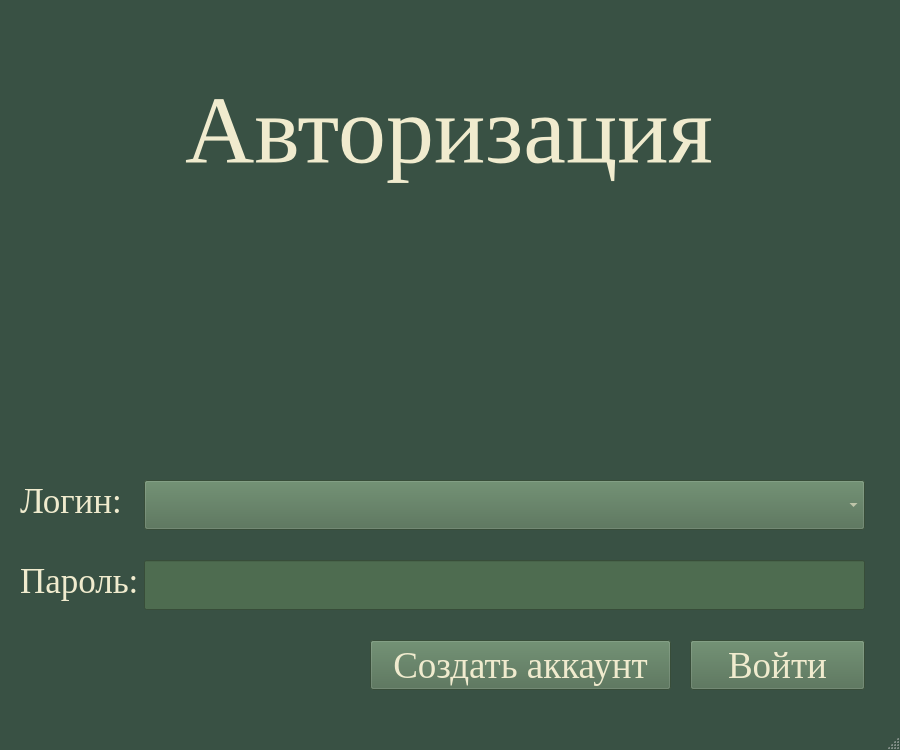
<?xml version="1.0" encoding="UTF-8"?>
<ui version="4.0">
 <class>MainWindow</class>
 <widget class="QMainWindow" name="MainWindow">
  <property name="geometry">
   <rect>
    <x>0</x>
    <y>0</y>
    <width>900</width>
    <height>750</height>
   </rect>
  </property>
  <property name="palette">
   <palette>
    <active>
     <colorrole role="WindowText">
      <brush brushstyle="SolidPattern">
       <color alpha="255">
        <red>240</red>
        <green>235</green>
        <blue>206</blue>
       </color>
      </brush>
     </colorrole>
     <colorrole role="Text">
      <brush brushstyle="SolidPattern">
       <color alpha="255">
        <red>240</red>
        <green>235</green>
        <blue>206</blue>
       </color>
      </brush>
     </colorrole>
     <colorrole role="Base">
      <brush brushstyle="SolidPattern">
       <color alpha="255">
        <red>255</red>
        <green>255</green>
        <blue>255</blue>
       </color>
      </brush>
     </colorrole>
     <colorrole role="Window">
      <brush brushstyle="SolidPattern">
       <color alpha="255">
        <red>57</red>
        <green>81</green>
        <blue>68</blue>
       </color>
      </brush>
     </colorrole>
     <colorrole role="PlaceholderText">
      <brush brushstyle="NoBrush">
       <color alpha="128">
        <red>240</red>
        <green>235</green>
        <blue>206</blue>
       </color>
      </brush>
     </colorrole>
    </active>
    <inactive>
     <colorrole role="WindowText">
      <brush brushstyle="SolidPattern">
       <color alpha="255">
        <red>240</red>
        <green>235</green>
        <blue>206</blue>
       </color>
      </brush>
     </colorrole>
     <colorrole role="Text">
      <brush brushstyle="SolidPattern">
       <color alpha="255">
        <red>240</red>
        <green>235</green>
        <blue>206</blue>
       </color>
      </brush>
     </colorrole>
     <colorrole role="Base">
      <brush brushstyle="SolidPattern">
       <color alpha="255">
        <red>255</red>
        <green>255</green>
        <blue>255</blue>
       </color>
      </brush>
     </colorrole>
     <colorrole role="Window">
      <brush brushstyle="SolidPattern">
       <color alpha="255">
        <red>57</red>
        <green>81</green>
        <blue>68</blue>
       </color>
      </brush>
     </colorrole>
     <colorrole role="PlaceholderText">
      <brush brushstyle="NoBrush">
       <color alpha="128">
        <red>240</red>
        <green>235</green>
        <blue>206</blue>
       </color>
      </brush>
     </colorrole>
    </inactive>
    <disabled>
     <colorrole role="WindowText">
      <brush brushstyle="SolidPattern">
       <color alpha="255">
        <red>120</red>
        <green>120</green>
        <blue>120</blue>
       </color>
      </brush>
     </colorrole>
     <colorrole role="Text">
      <brush brushstyle="SolidPattern">
       <color alpha="255">
        <red>120</red>
        <green>120</green>
        <blue>120</blue>
       </color>
      </brush>
     </colorrole>
     <colorrole role="Base">
      <brush brushstyle="SolidPattern">
       <color alpha="255">
        <red>57</red>
        <green>81</green>
        <blue>68</blue>
       </color>
      </brush>
     </colorrole>
     <colorrole role="Window">
      <brush brushstyle="SolidPattern">
       <color alpha="255">
        <red>57</red>
        <green>81</green>
        <blue>68</blue>
       </color>
      </brush>
     </colorrole>
     <colorrole role="PlaceholderText">
      <brush brushstyle="NoBrush">
       <color alpha="128">
        <red>240</red>
        <green>235</green>
        <blue>206</blue>
       </color>
      </brush>
     </colorrole>
    </disabled>
   </palette>
  </property>
  <property name="font">
   <font>
    <family>Times New Roman</family>
    <pointsize>20</pointsize>
   </font>
  </property>
  <property name="windowTitle">
   <string>Авторизация</string>
  </property>
  <widget class="QWidget" name="centralwidget">
   <widget class="QPushButton" name="pushButton_2">
    <property name="geometry">
     <rect>
      <x>370</x>
      <y>640</y>
      <width>301</width>
      <height>50</height>
     </rect>
    </property>
    <property name="font">
     <font>
      <family>Times New Roman</family>
      <pointsize>28</pointsize>
     </font>
    </property>
    <property name="styleSheet">
     <string notr="true">background-color: rgb(78, 108, 80); 
color: rgb(240, 235, 206);</string>
    </property>
    <property name="text">
     <string>Создать аккаунт</string>
    </property>
   </widget>
   <widget class="QComboBox" name="comboBox">
    <property name="geometry">
     <rect>
      <x>144</x>
      <y>480</y>
      <width>721</width>
      <height>50</height>
     </rect>
    </property>
    <property name="palette">
     <palette>
      <active>
       <colorrole role="WindowText">
        <brush brushstyle="SolidPattern">
         <color alpha="255">
          <red>240</red>
          <green>235</green>
          <blue>206</blue>
         </color>
        </brush>
       </colorrole>
       <colorrole role="Button">
        <brush brushstyle="SolidPattern">
         <color alpha="255">
          <red>78</red>
          <green>108</green>
          <blue>80</blue>
         </color>
        </brush>
       </colorrole>
       <colorrole role="Text">
        <brush brushstyle="SolidPattern">
         <color alpha="255">
          <red>240</red>
          <green>235</green>
          <blue>206</blue>
         </color>
        </brush>
       </colorrole>
       <colorrole role="BrightText">
        <brush brushstyle="SolidPattern">
         <color alpha="255">
          <red>89</red>
          <green>69</green>
          <blue>69</blue>
         </color>
        </brush>
       </colorrole>
       <colorrole role="ButtonText">
        <brush brushstyle="SolidPattern">
         <color alpha="255">
          <red>240</red>
          <green>235</green>
          <blue>206</blue>
         </color>
        </brush>
       </colorrole>
       <colorrole role="Base">
        <brush brushstyle="SolidPattern">
         <color alpha="255">
          <red>78</red>
          <green>108</green>
          <blue>80</blue>
         </color>
        </brush>
       </colorrole>
       <colorrole role="Window">
        <brush brushstyle="SolidPattern">
         <color alpha="255">
          <red>78</red>
          <green>108</green>
          <blue>80</blue>
         </color>
        </brush>
       </colorrole>
       <colorrole role="Shadow">
        <brush brushstyle="SolidPattern">
         <color alpha="255">
          <red>240</red>
          <green>235</green>
          <blue>206</blue>
         </color>
        </brush>
       </colorrole>
       <colorrole role="Highlight">
        <brush brushstyle="SolidPattern">
         <color alpha="255">
          <red>78</red>
          <green>108</green>
          <blue>80</blue>
         </color>
        </brush>
       </colorrole>
       <colorrole role="HighlightedText">
        <brush brushstyle="SolidPattern">
         <color alpha="255">
          <red>89</red>
          <green>69</green>
          <blue>69</blue>
         </color>
        </brush>
       </colorrole>
       <colorrole role="PlaceholderText">
        <brush brushstyle="NoBrush">
         <color alpha="128">
          <red>240</red>
          <green>235</green>
          <blue>206</blue>
         </color>
        </brush>
       </colorrole>
      </active>
      <inactive>
       <colorrole role="WindowText">
        <brush brushstyle="SolidPattern">
         <color alpha="255">
          <red>240</red>
          <green>235</green>
          <blue>206</blue>
         </color>
        </brush>
       </colorrole>
       <colorrole role="Button">
        <brush brushstyle="SolidPattern">
         <color alpha="255">
          <red>78</red>
          <green>108</green>
          <blue>80</blue>
         </color>
        </brush>
       </colorrole>
       <colorrole role="Text">
        <brush brushstyle="SolidPattern">
         <color alpha="255">
          <red>240</red>
          <green>235</green>
          <blue>206</blue>
         </color>
        </brush>
       </colorrole>
       <colorrole role="BrightText">
        <brush brushstyle="SolidPattern">
         <color alpha="255">
          <red>89</red>
          <green>69</green>
          <blue>69</blue>
         </color>
        </brush>
       </colorrole>
       <colorrole role="ButtonText">
        <brush brushstyle="SolidPattern">
         <color alpha="255">
          <red>240</red>
          <green>235</green>
          <blue>206</blue>
         </color>
        </brush>
       </colorrole>
       <colorrole role="Base">
        <brush brushstyle="SolidPattern">
         <color alpha="255">
          <red>78</red>
          <green>108</green>
          <blue>80</blue>
         </color>
        </brush>
       </colorrole>
       <colorrole role="Window">
        <brush brushstyle="SolidPattern">
         <color alpha="255">
          <red>78</red>
          <green>108</green>
          <blue>80</blue>
         </color>
        </brush>
       </colorrole>
       <colorrole role="Shadow">
        <brush brushstyle="SolidPattern">
         <color alpha="255">
          <red>105</red>
          <green>105</green>
          <blue>105</blue>
         </color>
        </brush>
       </colorrole>
       <colorrole role="Highlight">
        <brush brushstyle="SolidPattern">
         <color alpha="255">
          <red>78</red>
          <green>108</green>
          <blue>80</blue>
         </color>
        </brush>
       </colorrole>
       <colorrole role="HighlightedText">
        <brush brushstyle="SolidPattern">
         <color alpha="255">
          <red>89</red>
          <green>69</green>
          <blue>69</blue>
         </color>
        </brush>
       </colorrole>
       <colorrole role="PlaceholderText">
        <brush brushstyle="NoBrush">
         <color alpha="128">
          <red>240</red>
          <green>235</green>
          <blue>206</blue>
         </color>
        </brush>
       </colorrole>
      </inactive>
      <disabled>
       <colorrole role="WindowText">
        <brush brushstyle="SolidPattern">
         <color alpha="255">
          <red>240</red>
          <green>235</green>
          <blue>206</blue>
         </color>
        </brush>
       </colorrole>
       <colorrole role="Button">
        <brush brushstyle="SolidPattern">
         <color alpha="255">
          <red>78</red>
          <green>108</green>
          <blue>80</blue>
         </color>
        </brush>
       </colorrole>
       <colorrole role="Text">
        <brush brushstyle="SolidPattern">
         <color alpha="255">
          <red>240</red>
          <green>235</green>
          <blue>206</blue>
         </color>
        </brush>
       </colorrole>
       <colorrole role="BrightText">
        <brush brushstyle="SolidPattern">
         <color alpha="255">
          <red>89</red>
          <green>69</green>
          <blue>69</blue>
         </color>
        </brush>
       </colorrole>
       <colorrole role="ButtonText">
        <brush brushstyle="SolidPattern">
         <color alpha="255">
          <red>240</red>
          <green>235</green>
          <blue>206</blue>
         </color>
        </brush>
       </colorrole>
       <colorrole role="Base">
        <brush brushstyle="SolidPattern">
         <color alpha="255">
          <red>78</red>
          <green>108</green>
          <blue>80</blue>
         </color>
        </brush>
       </colorrole>
       <colorrole role="Window">
        <brush brushstyle="SolidPattern">
         <color alpha="255">
          <red>78</red>
          <green>108</green>
          <blue>80</blue>
         </color>
        </brush>
       </colorrole>
       <colorrole role="Shadow">
        <brush brushstyle="SolidPattern">
         <color alpha="255">
          <red>0</red>
          <green>0</green>
          <blue>0</blue>
         </color>
        </brush>
       </colorrole>
       <colorrole role="Highlight">
        <brush brushstyle="SolidPattern">
         <color alpha="230">
          <red>255</red>
          <green>248</green>
          <blue>234</blue>
         </color>
        </brush>
       </colorrole>
       <colorrole role="HighlightedText">
        <brush brushstyle="SolidPattern">
         <color alpha="255">
          <red>89</red>
          <green>69</green>
          <blue>69</blue>
         </color>
        </brush>
       </colorrole>
       <colorrole role="PlaceholderText">
        <brush brushstyle="NoBrush">
         <color alpha="128">
          <red>240</red>
          <green>235</green>
          <blue>206</blue>
         </color>
        </brush>
       </colorrole>
      </disabled>
     </palette>
    </property>
    <property name="font">
     <font>
      <family>Times New Roman</family>
      <pointsize>28</pointsize>
     </font>
    </property>
    <property name="styleSheet">
     <string notr="true">background-color: rgb(78, 108, 80); 
color: rgb(240, 235, 206);</string>
    </property>
   </widget>
   <widget class="QLabel" name="label">
    <property name="geometry">
     <rect>
      <x>185</x>
      <y>75</y>
      <width>530</width>
      <height>110</height>
     </rect>
    </property>
    <property name="font">
     <font>
      <family>Times New Roman</family>
      <pointsize>72</pointsize>
     </font>
    </property>
    <property name="text">
     <string>Авторизация</string>
    </property>
   </widget>
   <widget class="QLabel" name="label_4">
    <property name="geometry">
     <rect>
      <x>20</x>
      <y>560</y>
      <width>123</width>
      <height>42</height>
     </rect>
    </property>
    <property name="font">
     <font>
      <family>Times New Roman</family>
      <pointsize>26</pointsize>
     </font>
    </property>
    <property name="text">
     <string>Пароль:</string>
    </property>
   </widget>
   <widget class="QLabel" name="label_3">
    <property name="geometry">
     <rect>
      <x>20</x>
      <y>480</y>
      <width>106</width>
      <height>42</height>
     </rect>
    </property>
    <property name="font">
     <font>
      <family>Times New Roman</family>
      <pointsize>26</pointsize>
     </font>
    </property>
    <property name="text">
     <string>Логин:</string>
    </property>
   </widget>
   <widget class="QLineEdit" name="lineEdit">
    <property name="geometry">
     <rect>
      <x>144</x>
      <y>560</y>
      <width>721</width>
      <height>50</height>
     </rect>
    </property>
    <property name="palette">
     <palette>
      <active>
       <colorrole role="WindowText">
        <brush brushstyle="SolidPattern">
         <color alpha="255">
          <red>240</red>
          <green>235</green>
          <blue>206</blue>
         </color>
        </brush>
       </colorrole>
       <colorrole role="Button">
        <brush brushstyle="SolidPattern">
         <color alpha="255">
          <red>78</red>
          <green>108</green>
          <blue>80</blue>
         </color>
        </brush>
       </colorrole>
       <colorrole role="Text">
        <brush brushstyle="SolidPattern">
         <color alpha="255">
          <red>240</red>
          <green>235</green>
          <blue>206</blue>
         </color>
        </brush>
       </colorrole>
       <colorrole role="ButtonText">
        <brush brushstyle="SolidPattern">
         <color alpha="255">
          <red>240</red>
          <green>235</green>
          <blue>206</blue>
         </color>
        </brush>
       </colorrole>
       <colorrole role="Base">
        <brush brushstyle="SolidPattern">
         <color alpha="255">
          <red>78</red>
          <green>108</green>
          <blue>80</blue>
         </color>
        </brush>
       </colorrole>
       <colorrole role="Window">
        <brush brushstyle="SolidPattern">
         <color alpha="255">
          <red>78</red>
          <green>108</green>
          <blue>80</blue>
         </color>
        </brush>
       </colorrole>
       <colorrole role="Highlight">
        <brush brushstyle="SolidPattern">
         <color alpha="255">
          <red>255</red>
          <green>230</green>
          <blue>230</blue>
         </color>
        </brush>
       </colorrole>
       <colorrole role="PlaceholderText">
        <brush brushstyle="NoBrush">
         <color alpha="128">
          <red>240</red>
          <green>235</green>
          <blue>206</blue>
         </color>
        </brush>
       </colorrole>
      </active>
      <inactive>
       <colorrole role="WindowText">
        <brush brushstyle="SolidPattern">
         <color alpha="255">
          <red>240</red>
          <green>235</green>
          <blue>206</blue>
         </color>
        </brush>
       </colorrole>
       <colorrole role="Button">
        <brush brushstyle="SolidPattern">
         <color alpha="255">
          <red>78</red>
          <green>108</green>
          <blue>80</blue>
         </color>
        </brush>
       </colorrole>
       <colorrole role="Text">
        <brush brushstyle="SolidPattern">
         <color alpha="255">
          <red>240</red>
          <green>235</green>
          <blue>206</blue>
         </color>
        </brush>
       </colorrole>
       <colorrole role="ButtonText">
        <brush brushstyle="SolidPattern">
         <color alpha="255">
          <red>240</red>
          <green>235</green>
          <blue>206</blue>
         </color>
        </brush>
       </colorrole>
       <colorrole role="Base">
        <brush brushstyle="SolidPattern">
         <color alpha="255">
          <red>78</red>
          <green>108</green>
          <blue>80</blue>
         </color>
        </brush>
       </colorrole>
       <colorrole role="Window">
        <brush brushstyle="SolidPattern">
         <color alpha="255">
          <red>78</red>
          <green>108</green>
          <blue>80</blue>
         </color>
        </brush>
       </colorrole>
       <colorrole role="Highlight">
        <brush brushstyle="SolidPattern">
         <color alpha="255">
          <red>255</red>
          <green>230</green>
          <blue>230</blue>
         </color>
        </brush>
       </colorrole>
       <colorrole role="PlaceholderText">
        <brush brushstyle="NoBrush">
         <color alpha="128">
          <red>240</red>
          <green>235</green>
          <blue>206</blue>
         </color>
        </brush>
       </colorrole>
      </inactive>
      <disabled>
       <colorrole role="WindowText">
        <brush brushstyle="SolidPattern">
         <color alpha="255">
          <red>240</red>
          <green>235</green>
          <blue>206</blue>
         </color>
        </brush>
       </colorrole>
       <colorrole role="Button">
        <brush brushstyle="SolidPattern">
         <color alpha="255">
          <red>78</red>
          <green>108</green>
          <blue>80</blue>
         </color>
        </brush>
       </colorrole>
       <colorrole role="Text">
        <brush brushstyle="SolidPattern">
         <color alpha="255">
          <red>240</red>
          <green>235</green>
          <blue>206</blue>
         </color>
        </brush>
       </colorrole>
       <colorrole role="ButtonText">
        <brush brushstyle="SolidPattern">
         <color alpha="255">
          <red>240</red>
          <green>235</green>
          <blue>206</blue>
         </color>
        </brush>
       </colorrole>
       <colorrole role="Base">
        <brush brushstyle="SolidPattern">
         <color alpha="255">
          <red>78</red>
          <green>108</green>
          <blue>80</blue>
         </color>
        </brush>
       </colorrole>
       <colorrole role="Window">
        <brush brushstyle="SolidPattern">
         <color alpha="255">
          <red>78</red>
          <green>108</green>
          <blue>80</blue>
         </color>
        </brush>
       </colorrole>
       <colorrole role="Highlight">
        <brush brushstyle="SolidPattern">
         <color alpha="255">
          <red>255</red>
          <green>230</green>
          <blue>230</blue>
         </color>
        </brush>
       </colorrole>
       <colorrole role="PlaceholderText">
        <brush brushstyle="NoBrush">
         <color alpha="128">
          <red>240</red>
          <green>235</green>
          <blue>206</blue>
         </color>
        </brush>
       </colorrole>
      </disabled>
     </palette>
    </property>
    <property name="font">
     <font>
      <family>Times New Roman</family>
      <pointsize>28</pointsize>
     </font>
    </property>
    <property name="styleSheet">
     <string notr="true">background-color: rgb(78, 108, 80); 
color: rgb(240, 235, 206);</string>
    </property>
    <property name="text">
     <string/>
    </property>
   </widget>
   <widget class="QPushButton" name="pushButton">
    <property name="geometry">
     <rect>
      <x>690</x>
      <y>640</y>
      <width>175</width>
      <height>50</height>
     </rect>
    </property>
    <property name="font">
     <font>
      <family>Times New Roman</family>
      <pointsize>28</pointsize>
     </font>
    </property>
    <property name="styleSheet">
     <string notr="true">background-color: rgb(78, 108, 80); 
color: rgb(240, 235, 206);</string>
    </property>
    <property name="text">
     <string>Войти</string>
    </property>
   </widget>
  </widget>
  <widget class="QMenuBar" name="menubar">
   <property name="geometry">
    <rect>
     <x>0</x>
     <y>0</y>
     <width>900</width>
     <height>37</height>
    </rect>
   </property>
  </widget>
  <widget class="QStatusBar" name="statusbar"/>
 </widget>
 <resources/>
 <connections/>
</ui>
